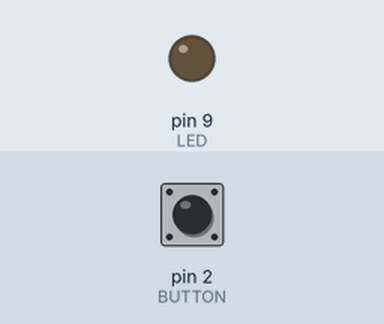
This sketch was run on a simulated Arduino Uno, built with avr-gcc and run on an emulated ATmega328P. Shown: output pins drawn as LEDs (lit = HIGH). The test bench sets the inputs (shaded band); at power-on: pin 2 (BUTTON) LOW.

Above: at 1.2 s.
1.3 s: pin 2 (BUTTON) pulled HIGH for 0.15 s
At 2.5 s:
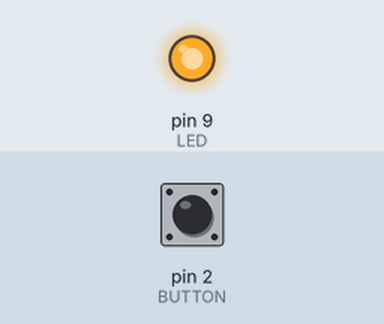
2.9 s: pin 2 (BUTTON) pulled HIGH for 1 s
At 3.8 s:
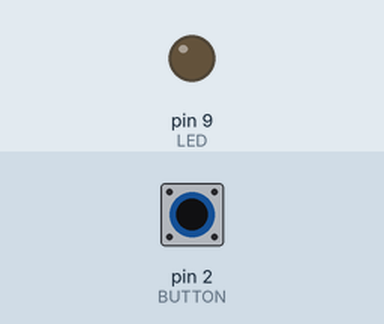
5.4 s: pin 2 (BUTTON) pulled HIGH for 3.2 s
At 5.7 s:
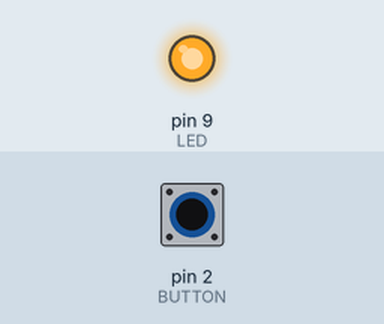
Timing chart, 0 to 8.4 s (numbered marks = the images above; inputs shaded):
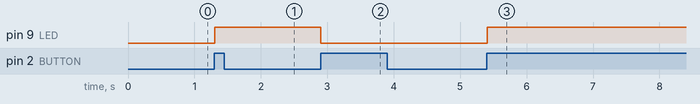

Measured:
- after the input at 1.3 s, pin 9 (LED): LOW → HIGH at once
- after the input at 2.9 s, pin 9 (LED): HIGH → LOW at once
- after the input at 5.4 s, pin 9 (LED): LOW → HIGH at once

The sketch:

led-button.ino
```cpp
const int LED = 9;
const int BUTTON = 2;

boolean lastButton = LOW;
boolean currentButton = LOW;
boolean isLedOn = false;

boolean debounce(int pin, boolean last) {
  boolean current = digitalRead(pin);

  if (last != current) {
    delay(5);
    return digitalRead(pin);
  }
}

void setup() {
  pinMode(LED, OUTPUT);
  pinMode(BUTTON, INPUT);
}

void loop() {
  currentButton = debounce(BUTTON, lastButton);

  if (lastButton == LOW && currentButton == HIGH) {
    isLedOn = !isLedOn;
  }

  digitalWrite(LED, isLedOn);
  lastButton = currentButton;
}
```
